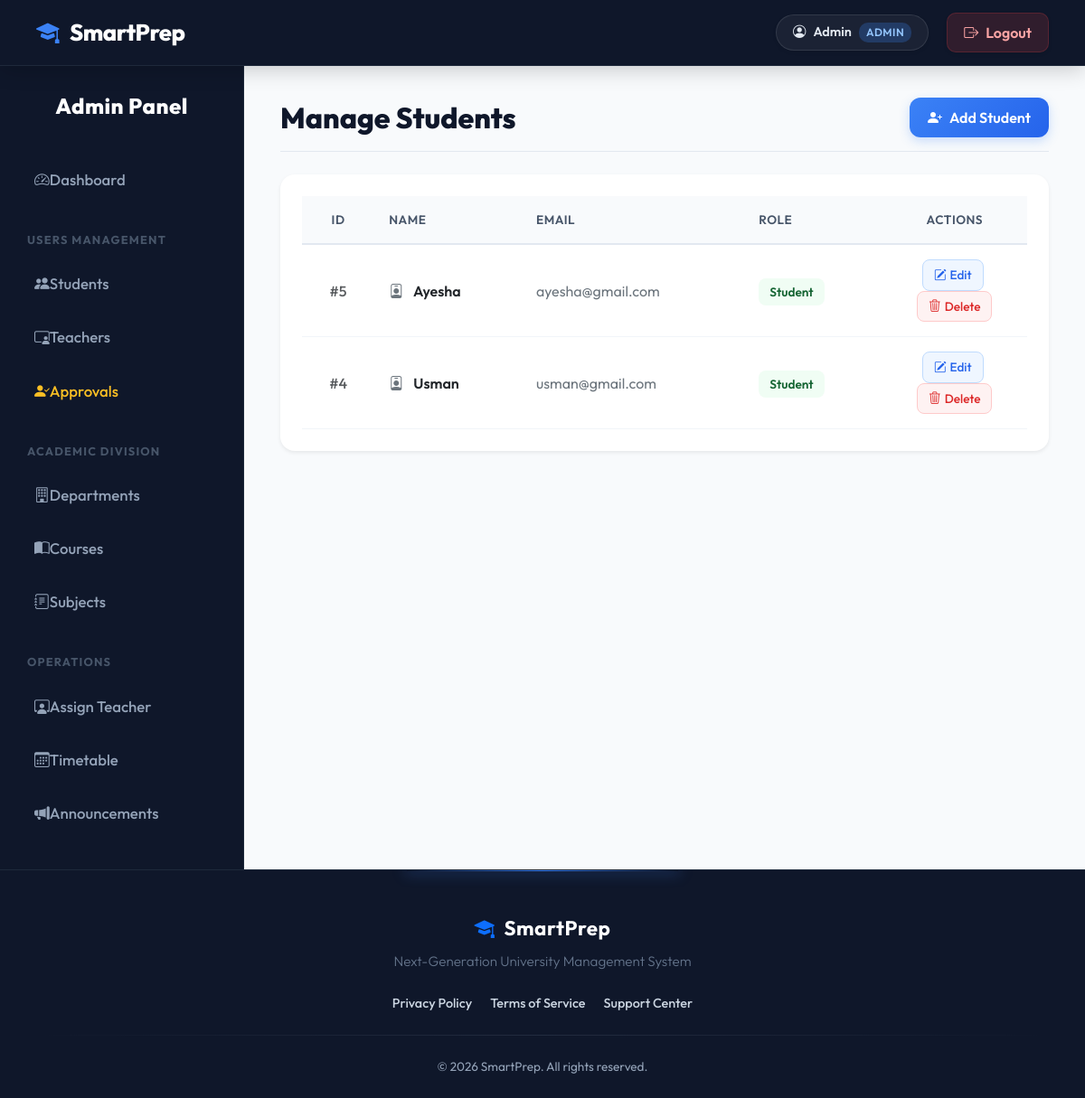
Page /admin/manage_students.php (signed in) on the committed database.
### tables this page shows
CREATE TABLE users (
    id INT AUTO_INCREMENT PRIMARY KEY,
    name VARCHAR(100),
    email VARCHAR(100) UNIQUE,
    password VARCHAR(255),
    role ENUM('admin','teacher','student'),
    status VARCHAR(20) DEFAULT 'approved'
);

### includes/db.php (called while the page is built, shortened)
<?php
require_once __DIR__ . '/../config.php';
function db() {
    static $pdoInstance = null;
    if ($pdoInstance === null) {
        global $pdo;
        $pdoInstance = $pdo;
    }
    return $pdoInstance;
}
function fetchAll($query, $params = []) {
    $stmt = db()->prepare($query);
    $stmt->execute($params);
    return $stmt->fetchAll();
}
?>

### admin/manage_students.php (the view, shortened to what this page needs)
<?php
require_once '../config.php';
require_once '../includes/db.php';
$students = fetchAll("SELECT * FROM users WHERE role = 'student' ORDER BY id DESC");
require_once '../includes/header.php';
?>
<?php require_once '../includes/sidebar_admin.php'; ?>
<div class="dash-header">
    <h2 class="dash-title">Manage Students</h2>
    <a href="add_student.php" class="btn-action-primary">
        <i class="bi bi-person-plus-fill"></i> Add Student
    </a>
</div>
<div class="card p-4 border-0 shadow-sm">
    <div class="table-responsive">
        <table class="table table-hover align-middle mb-0">
            <thead>
                <tr>
                    <th width="10%" class="text-center">ID</th>
                    <th>Name</th>
                    <th>Email</th>
                    <th>Role</th>
                    <th width="20%" class="text-center">Actions</th>
                </tr>
            </thead>
            <tbody>
                <?php if ($students): ?>
                    <?php foreach ($students as $student): ?>
                        <tr>
                            <td class="text-center text-muted fw-medium">#<?= $student['id'] ?></td>
                            <td class="fw-semibold text-dark">
                                <i class="bi bi-person-badge text-secondary me-2"></i>
                                <?= htmlspecialchars($student['name']) ?>
                            </td>
                            <td class="text-secondary"><?= htmlspecialchars($student['email']) ?></td>
                            <td><span class="badge-role">Student</span></td>
                            <td class="text-center gap-2">
                                <a href="edit_student.php?id=<?= $student['id'] ?>" class="text-decoration-none action-btn action-btn-edit d-inline-flex align-items-center me-1">
                                    <i class="bi bi-pencil-square me-1"></i> Edit
                                </a>
                                <a href="?delete=<?= $student['id'] ?>" class="text-decoration-none action-btn action-btn-delete d-inline-flex align-items-center" onclick="return confirm('Delete this student?')">
                                    <i class="bi bi-trash3 me-1"></i> Delete
                                </a>
                            </td>
                        </tr>
                    <?php endforeach; ?>
                <?php else: ?>
                    <tr>
                        <td colspan="5" class="text-center text-muted py-4">No students found. Click 'Add Student' to create an account.</td>
                    </tr>
                <?php endif; ?>
            </tbody>
        </table>
    </div>
</div>
<?php
echo "</div></div>";
require_once '../includes/footer.php';
?>

### includes/header.php (style rules this page uses)
body { margin: 0; background: #f8fafc; font-family: 'Outfit', sans-serif; color: #1e293b; display: flex; flex-direction: column; min-height: 100vh; }
.card { border-radius: 16px; border: 1px solid rgba(0,0,0,0.03); box-shadow: 0 10px 25px rgba(0,0,0,0.02); background: #ffffff; transition: box-shadow 0.3s ease; }
.table { border-collapse: separate; border-spacing: 0; width: 100%; }
.table thead th { background: #f8fafc; color: #475569; font-weight: 600; text-transform: uppercase; font-size: 0.85rem; letter-spacing: 0.5px; border-bottom: 2px solid #e2e8f0; padding: 16px; border-top: none; }
.table tbody td { padding: 16px; vertical-align: middle; color: #334155; border-bottom: 1px solid #f1f5f9; }

### admin/manage_students.php (style rules this page uses)
.dash-header { display: flex; justify-content: space-between; align-items: center; margin-bottom: 25px; padding-bottom: 15px; border-bottom: 1px solid #e2e8f0; }
.dash-title { font-weight: 800; color: #0f172a; font-size: 2rem; margin: 0; }
.btn-action-primary { background: linear-gradient(135deg, #3b82f6 0%, #2563eb 100%); color: white; font-weight: 600; padding: 10px 20px; border-radius: 12px; border: none; box-shadow: 0 4px 12px rgba(59, 130, 246, 0.25); transition: all 0.2s ease; text-decoration: none; display: inline-flex; align-items: center; gap: 8px; }
.action-btn { padding: 6px 12px; border-radius: 8px; font-weight: 500; font-size: 0.85rem; transition: all 0.2s; }
.action-btn-edit { background: #eff6ff; color: #2563eb; border: 1px solid #bfdbfe; }
.action-btn-delete { background: #fef2f2; color: #dc2626; border: 1px solid #fecaca; }
.badge-role { background: #f0fdf4; color: #166534; padding: 6px 12px; border-radius: 8px; font-weight: 600; font-size: 0.85rem; }

### rows in the picture
users: id "5", name "Ayesha", email "ayesha@gmail.com"
users: id "4", name "Usman", email "usman@gmail.com"

### other values in the picture
APP_NAME "SmartPrep"
$_SESSION['name'] "Admin"
$_SESSION['role'] "ADMIN"
